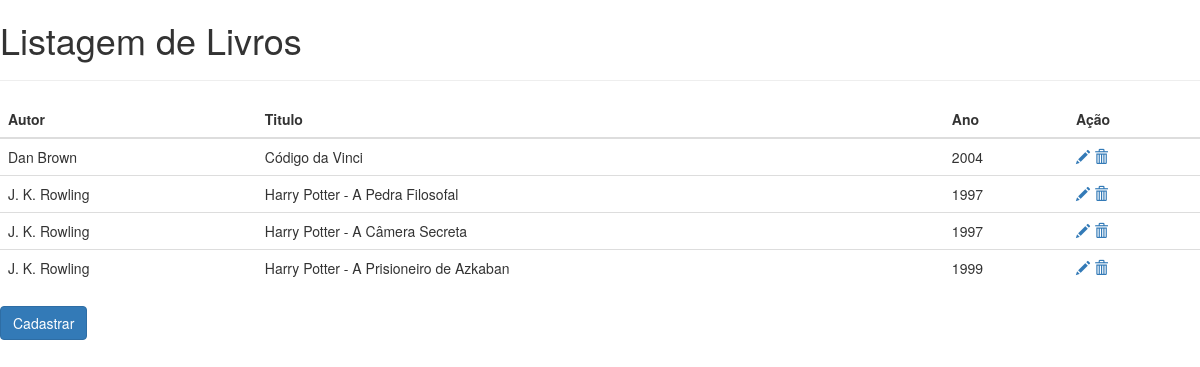
The page /livro_list/ on the database its author committed.
### livraria/models.py (models this page shows)
class Livro(models.Model):
    autor = models.CharField(max_length=50)
    editora = models.CharField(max_length=50)
    isbn = models.IntegerField()
    numeroPaginas = models.IntegerField()
    titulo = models.CharField(max_length=50)
    anoPublicacao = models.IntegerField()
    emailEditora = models.EmailField()

### livraria/views.py (the view)
# urls.py: path('livro_list/', livro_list, name='livro_list'),
def livro_list(request, template_name = 'livro_list.html'):
    livro = Livro.objects.all()
    livros = {'lista': livro}
    return render(request, template_name, livros)

### livraria/templates/livro_list.html (shortened to what this page needs)
{% extends 'base.html' %}
{% block tituloPagina %}
Listagem de Livros
{% endblock tituloPagina %}
{% block content %}
<table class="table">
  <thead>
    <tr>
      <th>Autor</th>
      <th>Titulo</th>
      <th>Ano</th>
      <th>Ação</th>
    </tr>
  </thead>
  <tbody>
  {% for livro in lista %}
    <tr>
      <td>{{ livro.autor }}</td>
      <td>{{ livro.titulo }}</td>
      <td>{{ livro.anoPublicacao }}</td>
      <td>
        <a href="{% url 'livro_edit' pk=livro.pk %}">
          <span class="glyphicon glyphicon-pencil"></span>
        </a>
        <a href="{% url 'livro_remove' pk=livro.pk %}">
          <span class="glyphicon glyphicon-trash"></span>
        </a>
      </td>
    </tr>
  {% endfor %}
  </tbody>
</table>
<a href="{% url 'livro_new' %}">
<button type="submit" class="btn btn-primary">
    Cadastrar
</button>
</a>
{% endblock content %}

### livraria/templates/base.html (shortened to what this page needs)
<!doctype html>
<html lang="pt-br">
<head>
    <link rel="stylesheet" href="https://maxcdn.bootstrapcdn.com/bootstrap/3.3.7/css/bootstrap.min.css"
>
</head>
<body>
    <h1>
        {% block tituloPagina %}
        {% endblock %}
    </h1>
    <hr>
    {% block content %}
    {% endblock %}
</body>
</html>

### rows shown on the page
Livro: autor "Dan Brown", titulo "Código da Vinci", anoPublicacao "2004"
Livro: autor "J. K. Rowling", titulo "Harry Potter - A Pedra Filosofal", anoPublicacao "1997"
Livro: autor "J. K. Rowling", titulo "Harry Potter - A Câmera Secreta", anoPublicacao "1997"
Livro: autor "J. K. Rowling", titulo "Harry Potter - A Prisioneiro de Azkaban", anoPublicacao "1999"
